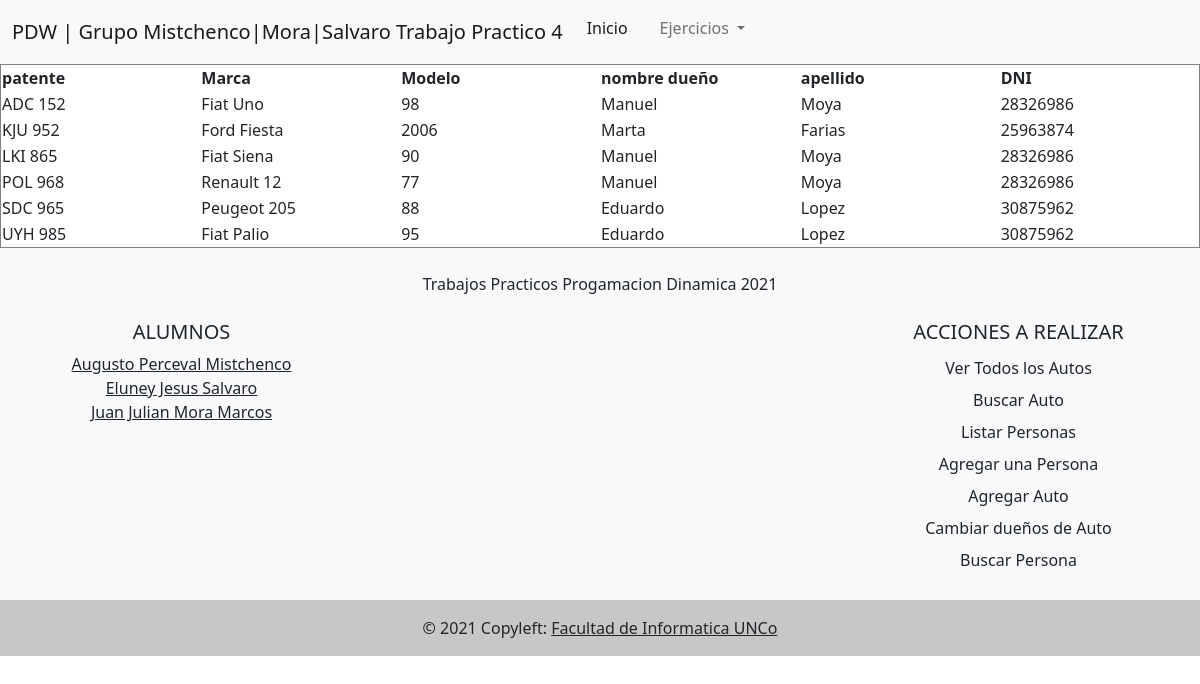
The app's page /tp4/vista/ejercicios/verAutos.php with its own data.
### tables this page shows
CREATE TABLE `auto` (
  `patente` varchar(10) NOT NULL,
  `marca` varchar(50) NOT NULL,
  `modelo` int(11) NOT NULL,
  `DniDuenio` varchar(10) NOT NULL
);

CREATE TABLE `persona` (
  `nroDni` varchar(10) NOT NULL,
  `apellido` varchar(50) NOT NULL,
  `nombre` varchar(50) NOT NULL,
  `fechaNac` date NOT NULL,
  `telefono` varchar(20) NOT NULL,
  `domicilio` varchar(200) NOT NULL
);

### tp4/utiles/funciones.php (called while the page is built, shortened)
<?php
spl_autoload_register(function ($clase) {
    $directorys = array(
        $GLOBALS['ROOT'].'modelo/',
        $GLOBALS['ROOT'].'modelo/conector/',
        $GLOBALS['ROOT'].'control/');
})
?>

### tp4/modelo/persona.php (called while the page is built, shortened)
<?php
class persona
{
    private $nroDni;
    private $apellido;
    private $nombre;
    public function __construct()
    {
        $this->nroDni = "";
        $this->apellido = "";
    }
    public function getNroDni()
    {
        return $this->nroDni;
    }
    public function setNroDni($nroDni)
    {
        $this->nroDni = $nroDni;
    }
    public function getApellido()
    {
        return $this->apellido;
    }
    public function setApellido($apellido)
    {
        $this->apellido = $apellido;
    }
    public function getNombre()
    {
        return $this->nombre;
    }
    public function setNombre($nombre)
    {
        $this->nombre = $nombre;
    }
    public function cargar()
    {
        $resp = false;
        $base = new BaseDatos();
        $sql = "SELECT * FROM persona WHERE nroDni = " . $this->getNroDni();
        if ($base->Iniciar()) {
            $res = $base->Ejecutar($sql);
            if ($res > -1) {
                if ($res > 0) {
                    $row = $base->Registro();
                }
            }
        } else {
            $this->setmensajeoperacion("Tabla->listar: " . $base->getError());
        }
        return $resp;
    }
}
?>

### tp4/modelo/conector/BaseDatos.php (called while the page is built, shortened)
<?php
class BaseDatos extends PDO
{
    private $conec;
    private $indice;
    private $resultado;
    public function __construct()
    {
        $this->indice = 0;
        try {
            $this->conec = true;
        } catch (PDOException $e) {
            $this->sql = $e->getMessage();
            $this->conec = false;
        }
    }
    public function Iniciar()
    {
        return $this->getConec();
    }
    public function getConec()
    {
        return $this->conec;
    }
    public function setSQL($e)
    {
        return "\n" . $this->sql = $e;
    }
    public function Ejecutar($sql)
    {
        if (stristr($sql, "select")) {
            $resp =  $this->EjecutarSelect($sql);
        }
        return $resp;
    }
    private function EjecutarSelect($sql)
    {
        $cant = -1;
        $resultado = parent::query($sql);
        if (!$resultado) {
            $this->analizarDebug();
        } else {
            $arregloResult = $resultado->fetchAll();
            $cant = count($arregloResult);
        }
        return $cant;
    }
    public function Registro()
    {
        $filaActual = false;
        $indiceActual = $this->getIndice();
        if ($indiceActual >= 0) {
            $filas = $this->getResultado();
            if ($indiceActual < count($filas)) {
                $filaActual =  $filas[$indiceActual];
            } else {
                $this->setIndice(-1);
            }
        }
        return $filaActual;
    }
    private function setIndice($valor)
    {
        $this->indice = $valor;
    }
    private function getIndice()
    {
        return $this->indice;
    }
    private function setResultado($valor)
    {
        $this->resultado = $valor;
    }
    private function getResultado()
    {
        return $this->resultado;
    }
}

### tp4/modelo/auto.php (called while the page is built, shortened)
<?php
class auto
{
    private $patente;
    private $marca;
    private $modelo;
    private $objPersona;
    public function __construct()
    {
        $this->patente = "";
        $this->marca = "";
        $this->modelo = "";
    }
    public function getPatente()
    {
        return $this->patente;
    }
    public function setPatente($patente)
    {
        $this->patente = $patente;
    }
    public function getMarca()
    {
        return $this->marca;
    }
    public function setMarca($marca)
    {
        $this->marca = $marca;
    }
    public function getModelo()
    {
        return $this->modelo;
    }
    public function setModelo($modelo)
    {
        $this->modelo = $modelo;
    }
    public function getObjPersona()
    {
        return $this->objPersona;
    }
    public function setObjPersona($objPersona)
    {
        $this->objPersona = $objPersona;
    }
public static function listar($parametro=''){
    $arreglo = array();
    $base=new BaseDatos();
    $sql="SELECT * FROM auto ";
    if ($parametro!="") {
        $sql.='WHERE '.$parametro;
    }
    $res = $base->Ejecutar($sql);
    if($res>-1){
        if($res>0){
            while ($row = $base->Registro()){
                $obj= new Auto();
                $persona = new Persona();
                $persona->setNroDni($row['DniDuenio']);
                $persona->cargar();
                $obj->setear($row['patente'], $row['marca'], $row['modelo'], $persona);
                array_push($arreglo, $obj);
            }
        }
    } else {
        $this->setMensajeoperacion("Auto->listar: ".$base->getError());
    }
    return $arreglo;
}
}
?>

### tp4/control/abmauto.php (called while the page is built, shortened)
<?php
class abmauto{
    public function buscar($param)
    {
        $where = " true ";
        $arreglo = auto::listar($where);
        return $arreglo;
    }
}

### tp4/vista/ejercicios/verAutos.php (the view, shortened to what this page needs)
<?php
include_once '../../vista/estructura/cabecera.php';
$objauto = new abmauto();
$listAutos = $objauto->buscar(null);
?>
<table border="1">
   <?php
if(count($listAutos)>0){
  echo'<tr>
  <th>patente</th>
  <th>Marca</th>
  <th>Modelo</th>
  <th>nombre dueño</th>
  <th>apellido</th>
  <th>DNI</th>
</tr>';
   foreach ($listAutos as $objauto) {
      $objpersona=$objauto->getObjPersona();
       echo '<tr><td style="width:200px;">'.$objauto->getPatente().'</td>';
       echo '<td style="width:200px;">'.$objauto->getMarca().'</td>';
       echo '<td style="width:200px;">'.$objauto->getModelo().'</td>';
       echo '<td style="width:200px;">'.$objpersona->getNombre().'</td>';
       echo '<td style="width:200px;">'.$objpersona->getApellido().'</td>';
       echo '<td style="width:200px;">'.$objpersona->getNroDni().'</td>';
 }
}else{
  echo '<h3> No se encontraron registros </h3>';
}
?>
    </table>
<?php
include_once '../estructura/footer.php';
?>

### tp4/vista/estructura/cabecera.php (shortened to what this page needs)
<!doctype html>
<html lang="en">
  <head>
    <link href="https://cdn.jsdelivr.net/npm/bootstrap@5.1.1/dist/css/bootstrap.min.css" rel="stylesheet">
  </head>
  <body>
<nav class="navbar navbar-expand-lg navbar-light bg-light">
        <div class="container-fluid">
                <a class="navbar-brand" href="#">PDW | Grupo Mistchenco|Mora|Salvaro  Trabajo Practico 4</a>
            <div class="collapse navbar-collapse" id="navbarSupportedContent">
                <ul class="navbar-nav me-auto mb-2 mb-lg-0">
                    <li class="nav-item">
                        <a class="nav-link active" aria-current="page" href="#">Inicio</a>
                    </li>
                    <li class="nav-item">
                        <a class="nav-link" href="#"></a>
                    </li>
                <div id="final" class="d-flex">
                    <ul class="navbar-nav me-auto mb-2 ">
                        <li class="nav-item dropdown">
                            <a class="nav-link dropdown-toggle" href="#" id="navbarDropdown" role="button" data-bs-toggle="dropdown" aria-expanded="false">
                                Ejercicios
                            </a>
                        </li>
                    </ul>
                </div>
                </ul>
            </div>
        </div>
</nav>

### tp4/vista/estructura/footer.php (shortened to what this page needs)
</body>
<footer class="bg-light text-center ">
  <div class="container p-4">
    <section class="mb-4">
      <p>
        Trabajos Practicos Progamacion Dinamica 2021
      </p>
    </section>
    <section class="">
      <div class="row">
        <div class="col-lg-3 col-md-6 mb-4 mb-md-0">
          <h5 class="text-uppercase">Alumnos</h5>
          <ul class="list-unstyled mb-0">
            <li>
              <a href="mailto: augusto.perceval@est.fi.uncoma.edu.ar " class="text-dark">Augusto Perceval Mistchenco</a>
            </li>
            <li>
              <a href="mailto: eluney.salvaro@est.fi.uncoma.edu.ar " class="text-dark">Eluney Jesus Salvaro</a>
            </li>
            <li>
              <a href="mailto:jjulian.mora@est.fi.uncoma.edu.ar " class="text-dark">Juan Julian Mora Marcos</a>
            </li>
          </ul>
        </div>
        <div class="col-lg-3 col-md-6 mb-4 mb-md-0">
        </div>
        <div class="col-lg-3 col-md-6 mb-4 mb-md-0">
        </div>
        <div class="col-lg-3 col-md-6 mb-4 mb-md-0">
          <h5 class="text-uppercase">Acciones a Realizar</h5>
          <ul class="list-unstyled mb-0">
            <li><a class="dropdown-item" href="../ejercicios/verAutos.php">Ver Todos los Autos</a></li>
            <li><a class="dropdown-item" href="../ejercicios/buscarAuto.php">Buscar Auto</a></li>
            <li><a class="dropdown-item" href="../ejercicios/listaPersonas.php">Listar Personas</a></li>
            <li><a class="dropdown-item" href="../ejercicios/nuevaPersona.php">Agregar una Persona</a></li>
            <li><a class="dropdown-item" href="../ejercicios/nuevoAuto.php">Agregar Auto</a></li>
            <li><a class="dropdown-item" href="../ejercicios/cambioDuenio.php">Cambiar dueños de Auto</a></li>
            <li><a class="dropdown-item" href="../ejercicios/BuscarPersona.php">Buscar Persona</a></li>
          </ul>
        </div>
      </div>
    </section>
  </div>
  <div class="text-center p-3" style="background-color: rgba(0, 0, 0, 0.2)">
    © 2021 Copyleft:
    <a class="text-dark" href="https://faiweb.uncoma.edu.ar/">Facultad de Informatica UNCo</a>
  </div>
</footer>
</html>

### records on screen
auto: patente "ADC 152", marca "Fiat Uno", modelo "98", DniDuenio.nombre "Manuel", DniDuenio.apellido "Moya", DniDuenio.nroDni "28326986"
auto: patente "KJU 952", marca "Ford Fiesta", modelo "2006", DniDuenio.nombre "Marta", DniDuenio.apellido "Farias", DniDuenio.nroDni "25963874"
auto: patente "LKI 865", marca "Fiat Siena", modelo "90", DniDuenio.nombre "Manuel", DniDuenio.apellido "Moya", DniDuenio.nroDni "28326986"
auto: patente "POL 968", marca "Renault 12", modelo "77", DniDuenio.nombre "Manuel", DniDuenio.apellido "Moya", DniDuenio.nroDni "28326986"
auto: patente "SDC 965", marca "Peugeot 205", modelo "88", DniDuenio.nombre "Eduardo", DniDuenio.apellido "Lopez", DniDuenio.nroDni "30875962"
auto: patente "UYH 985", marca "Fiat Palio", modelo "95", DniDuenio.nombre "Eduardo", DniDuenio.apellido "Lopez", DniDuenio.nroDni "30875962"
